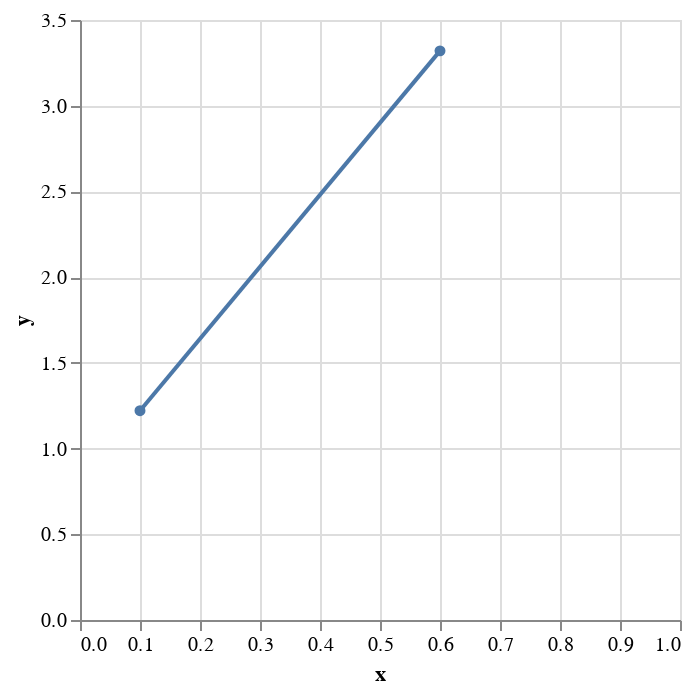

Notebook code cell kept with this figure:
### Markdown cell above
## Interpolação Linear

### Code cell
i = pd.DataFrame({
    'x' : [0.1, 0.6],
    'y' : [1.221, 3.320]
})

P1 = lambda x, x0, x1, y1, y0 : y0 + ((y1 - y0)/(x1 - x0))*(x - x0)

grafico_linear = alt.Chart(i).mark_line(line=True, point=True).encode(
    alt.X('x').scale(domain=(0,1)),
    y='y',
    tooltip = ['x','y']
)

print(0.2, P1(x=0.2, x0=i.x[0], x1=i.x[1], y1=i.y[1], y0=i.y[0]))
print(0.3, P1(x=0.3, x0=i.x[0], x1=i.x[1], y1=i.y[1], y0=i.y[0]))
grafico_linear

### Figure 1 — Vega-Lite specification as saved in the notebook (floating-point values rounded to 4 significant figures)
{"config": {"view": {"continuousWidth": 300, "continuousHeight": 300}}, "data": {"name": "data-2fe2e138e578e84f6bb565a5e4305d93"}, "mark": {"type": "line", "line": true, "point": true}, "encoding": {"tooltip": [{"field": "x", "type": "quantitative"}, {"field": "y", "type": "quantitative"}], "x": {"field": "x", "scale": {"domain": [0, 1]}, "type": "quantitative"}, "y": {"field": "y", "type": "quantitative"}}, "$schema": "https://vega.github.io/schema/vega-lite/v5.8.0.json", "datasets": {"data-2fe2e138e578e84f6bb565a5e4305d93": [{"x": 0.1, "y": 1.221}, {"x": 0.6, "y": 3.32}]}}
